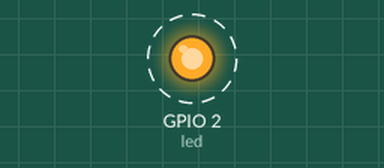
The program below on a simulated ESP32 board running MicroPython. Shown: output pins drawn as LEDs (lit = HIGH). Dashed ring = blinking. What the program prints to the serial console is not drawn.

Above: at 2.5 s.
Timing chart, 0 to 6.6 s (numbered marks = the images above):
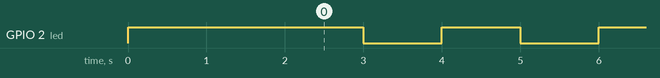

Measured:
- by itself, GPIO 2 (led): alternates HIGH for 1.0 s and LOW for 1.0 s

The program:

esp32.py
```python
from machine import Pin
import time
led = Pin(2, Pin.OUT)
led.value(1)
time.sleep(2)
led.value(0)

#este es un cambio
#este es un cambio
#este es un cambio
#este es un cambio
#este es un cambio
#este es un cambio

while True:
    led.on()
    print("prendido")
    time.sleep(1)
    led.off()
    print("apagado")
    time.sleep(1)
```
